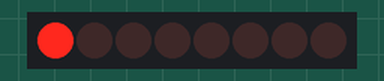
Simulated run of this sketch. Board: Arduino Uno, built with avr-gcc and run on an emulated ATmega328P. Parts: 8 shift-register outputs drawn as a row of LEDs (first output left, lit = HIGH). Wiring (inferred from the names in the program): shift register (74HC595): data pin 3; shift clock pin 4; latch pin 5. Wiring (inferred from the signals the program sends): row of LEDs: on Q0, Q1, Q2, Q3, Q4, Q5, Q6, Q7.

Above: at 0.6 s.
At 5.1 s:
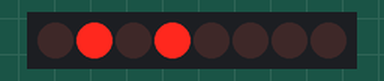
At 10.1 s:
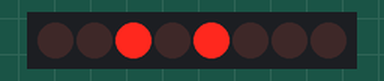
At 20.1 s:
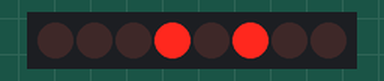
At 30.1 s:
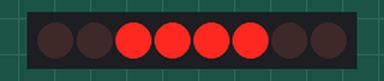
At 39.75 s:
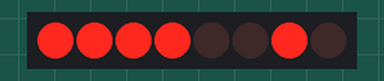
Timing chart, 0 to 40.0 s (numbered marks = the images above):
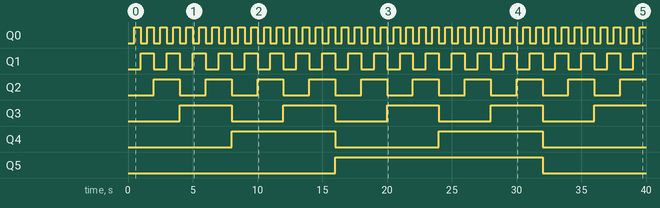

Measured:
- by itself, Q0: alternates HIGH for 0.50 s and LOW for 0.50 s
- by itself, Q1: alternates HIGH for 1.0 s and LOW for 1.0 s
- by itself, Q2: alternates HIGH for 2.0 s and LOW for 2.0 s
- by itself, Q3: alternates HIGH for 4.0 s and LOW for 4.0 s
- by itself, Q4: alternates HIGH for 8.0 s and LOW for 8.0 s
- by itself, Q5: LOW → HIGH at 16.0 s, → LOW 16.0 s later

The sketch:

rgb_first.ino
```cpp
//**************************************************************//
//  Name    : shiftOutCode, Hello World
//  Author  : Carlyn Maw,Tom Igoe, David A. Mellis
//  Date    : 25 Oct, 2006
//  Modified: 23 Mar 2010
//  Version : 2.0
//  Notes   : Code for using a 74HC595 Shift Register           //
//          : to count from 0 to 255
//****************************************************************

//Pin connected to ST_CP of 74HC595
int latchPin = 2;
int latchPin2 = 5;
//Pin connected to SH_CP of 74HC595
int clockPin = 4;
////Pin connected to DS of 74HC595
int dataPin = 3;


void setup() {
  //set pins to output so you can control the shift register
  pinMode(latchPin, OUTPUT);
  pinMode(clockPin, OUTPUT);
  pinMode(dataPin, OUTPUT);
  pinMode(latchPin2, OUTPUT);
}

void loop() {
  // count from 0 to 255 and display the number
  // on the LEDs
  for (int numberToDisplay = 0; numberToDisplay < 256; numberToDisplay++) {
    // take the latchPin low so
    // the LEDs don't change while you're sending in bits:
    digitalWrite(latchPin, LOW);
    digitalWrite(latchPin2, LOW);
    // shift out the bits:
    shiftOut(dataPin, clockPin, MSBFIRST, numberToDisplay);

    //take the latch pin high so the LEDs will light up:
    digitalWrite(latchPin, HIGH);
    digitalWrite(latchPin2, HIGH);
    // pause before next value:
    delay(500);
  }
}
```
